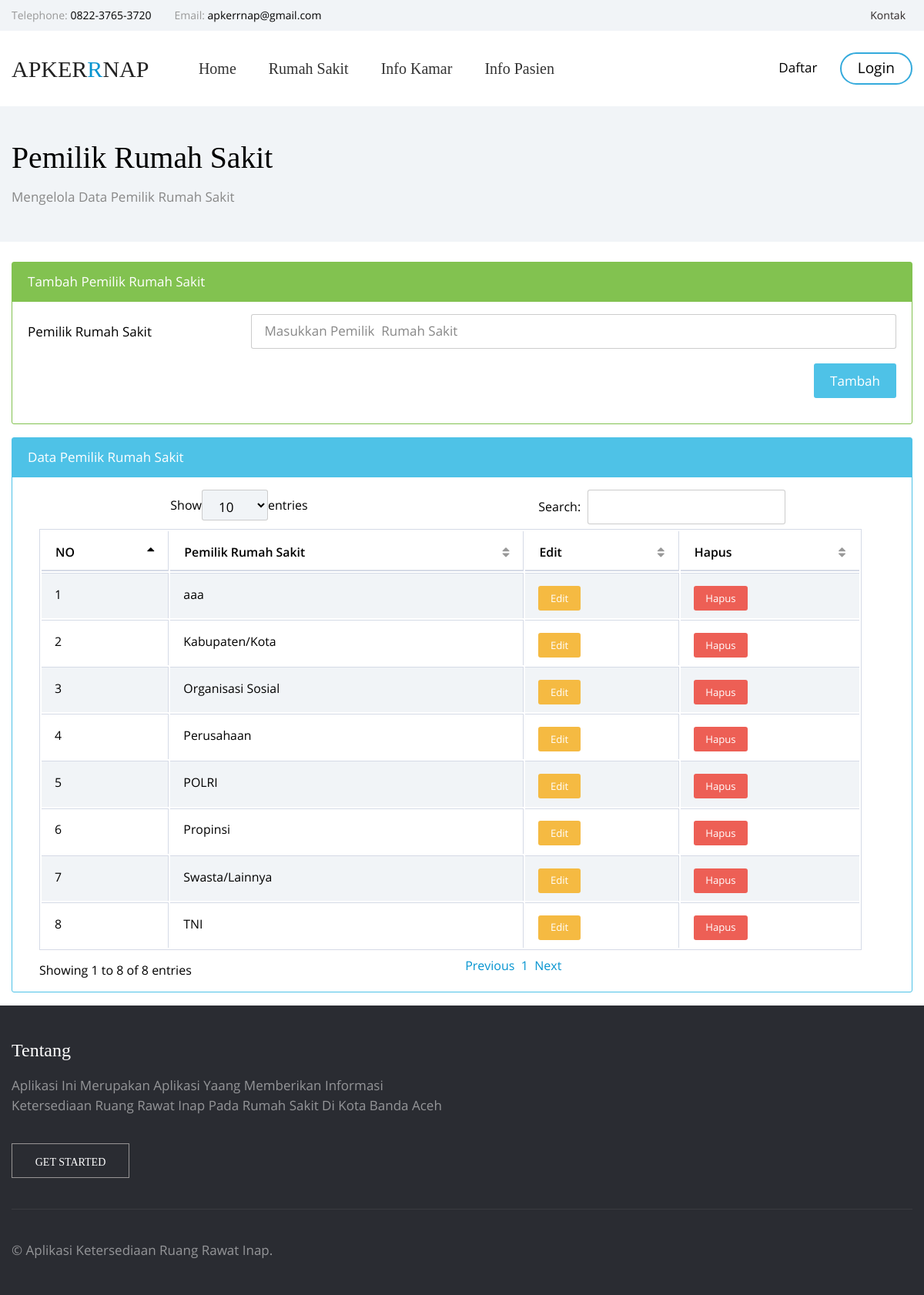
Screenshot of /index.php/pemilik_rs with the database file from the repository.
### tables this page shows
CREATE TABLE `pemilik_rs` (
  `id_pemilik` int(5) NOT NULL,
  `nama_pemilik_rs` varchar(50) NOT NULL
);

### application/controllers/Pemilik_rs.php (called while the page is built, shortened)
<?php
class Pemilik_rs extends CI_Controller {
   function __construct() {
			 $this->load->helper('url');
			 $this->load->library('session');
			 $this->load->database();
			 $this->load->model('M_Pemilik_rs');
   }
	public function index()
	{
    $data['lihat'] = $this->M_Pemilik_rs->lihat();
		$this->load->view('admin/tambah_pemilik_rs',$data);
	}
}

### index.php (called while the page is built, shortened)
<?php
require_once BASEPATH.'core/CodeIgniter.php';

### application/models/M_Pemilik_rs.php (called while the page is built, shortened)
<?php
class M_Pemilik_rs extends CI_Model{
    function lihat()
    {
        $query=$this->db->query("SELECT * FROM pemilik_rs");
        return $query->result();
    }
}

### application/views/admin/tambah_pemilik_rs.php (the view, shortened to what this page needs)
<!DOCTYPE html>
<html lang="en">
<head>
    <link rel="stylesheet" type="text/css" href="<?php echo site_url(); ?>data_umum/vendors/bootstrap/css/bootstrap.min.css">
    <link rel="stylesheet" type="text/css" href="<?php echo site_url(); ?>data_umum/vendors/tether/css/tether.min.css">
    <link rel="stylesheet" type="text/css" href="<?php echo site_url(); ?>data_umum/vendors/animate-css/animate.css">
    <link rel="stylesheet" type="text/css" href="<?php echo site_url(); ?>data_umum/fonts/circular/styles.css">
    <link rel="stylesheet" type="text/css" href="<?php echo site_url(); ?>data_umum/fonts/open-sans/styles.css">
    <link rel="stylesheet" type="text/css" href="<?php echo site_url(); ?>data_umum/fonts/iconfont/styles.css">
    <link href="<?php echo site_url(); ?>data_umum/table/vendor/datatables-plugins/dataTables.bootstrap.css" rel="stylesheet">
    <link href="<?php echo site_url(); ?>data_umum/table/vendor/datatables-responsive/dataTables.responsive.css" rel="stylesheet">
    <link href="<?php echo site_url(); ?>data_umum/table/dist/css/sb-admin-2.css" rel="stylesheet">
    <link href="<?php echo site_url(); ?>data_umum/table/vendor/metisMenu/metisMenu.min.css" rel="stylesheet">
    <link href="<?php echo site_url(); ?>data_umum/table/vendor/font-awesome/css/font-awesome.min.css" rel="stylesheet" type="text/css">
<link rel="stylesheet" type="text/css" href="<?php echo site_url(); ?>data_umum/vendors/leaflet/leaflet.css">
      <?php echo $this->load->view('umum/share/warna', '', TRUE);?>
</head>
<body class="">
<?php echo $this->load->view('umum/share/menu', '', TRUE);?>
<div class="blog">
    <header class="blog__header">
        <div class="container">
            <h3 class="blog__heading">Pemilik Rumah Sakit</h3>
            <p class="blog__heading-level-two">Mengelola Data Pemilik Rumah Sakit</p>
        </div>
    </header>
    <div class="container">
      <br>
      <div class="card card-outline-success mb-3">
            <div class="card-header bg-success">Tambah Pemilik Rumah Sakit</div>
            <div class="card-block">
              <form method="POST" action="<?php echo site_url(); ?>pemilik_rs/tambah">
                    <div class="form-group row">
                    <label for="example-text-input" class="col-3 col-form-label">Pemilik Rumah Sakit</label>
                    <div class="col-9">
                        <input class="form-control" type="text" required name="nama_pemilik_rs" id="example-text-input" placeholder="Masukkan Pemilik  Rumah Sakit">
                    </div>
                </div>
                <p align="right"><button type="submit" class="btn btn-info btn-medium">Tambah</button></p>
                </form>
            </div>
        </div>
        <div class="card card-outline-info mb-3">
            <div class="card-header bg-info">Data Pemilik Rumah Sakit</div>
            <div class="card-block">
              <table width="100%" class="table table-striped table-bordered table-hover" id="dataTables-example">
                  <thead>
                      <tr>
                          <th>NO</th>
                          <th>Pemilik Rumah Sakit</th>
                          <th>Edit</th>
                          <th>Hapus</th>
                      </tr>
                  </thead>
                  <tbody>
                    <?php
                       $i=0;
                       foreach($lihat as $pemilik_rs){
                       $i++;
                     ?>
                      <tr>
                          <td><?php echo $i?></td>
                          <td><?php echo $pemilik_rs->nama_pemilik_rs ?></td>
                          <td class="center"><a href="<?php echo site_url(); ?>pemilik_rs/edit_pemilik_rs?id=<?php echo $pemilik_rs->id_pemilik ?>" onclick="return confirm('Apakah Anda Yakin Meemperbaharui ?')" ><button type="button" class="btn btn-warning btn-xs">Edit</button></td>
                          <td class="center"><a href="<?php echo site_url(); ?>pemilik_rs/hapus_pemilik_rs?id=<?php echo $pemilik_rs->id_pemilik ?>" onclick="return confirm('Apakah Anda Yakin Menghapus ?')" ><button type="button" class="btn btn-danger btn-xs">Hapus</button></td>
                          </tr>
                      <?php
                      }
                     ?>
                  </tbody>
              </table>
            </div>
        </div>
    </div>
</div>
  <?php echo $this->load->view('umum/share/footer', '', TRUE);?>
</body>
</html>

### rows the page displays
pemilik_rs: nama_pemilik_rs "aaa"
pemilik_rs: nama_pemilik_rs "Kabupaten/Kota"
pemilik_rs: nama_pemilik_rs "Organisasi Sosial"
pemilik_rs: nama_pemilik_rs "Perusahaan"
pemilik_rs: nama_pemilik_rs "POLRI"
pemilik_rs: nama_pemilik_rs "Propinsi"
pemilik_rs: nama_pemilik_rs "Swasta/Lainnya"
pemilik_rs: nama_pemilik_rs "TNI"
